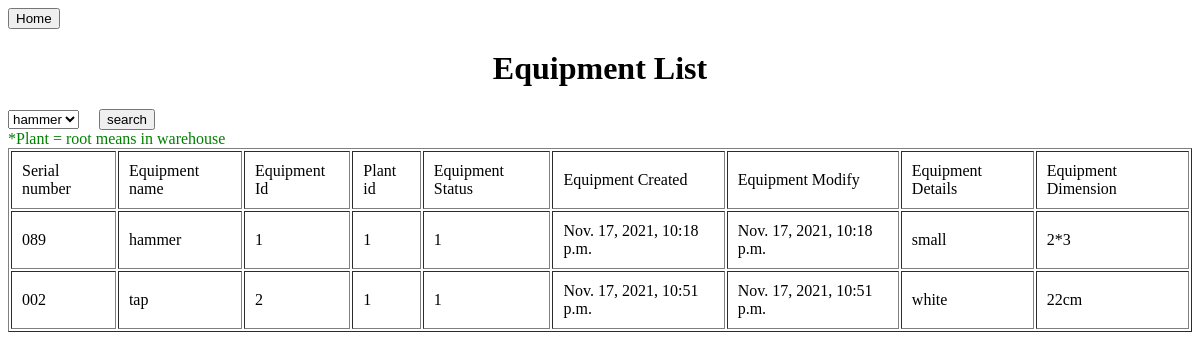
Page /vequepment on the earlier database version.
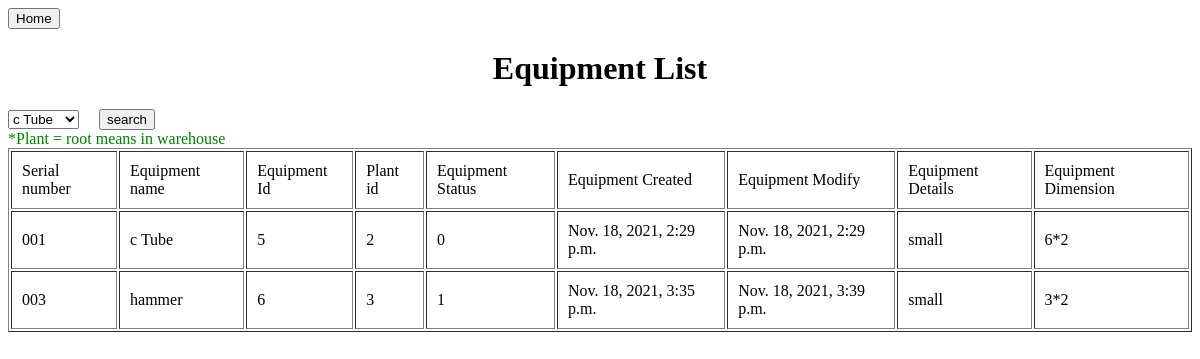
Same page on the later database version.
### moduls/models.py (models this page shows)
class EquepmentMaster(models.Model):
    equepmentid = models.ForeignKey(Equepmentdetails2,on_delete=models.CASCADE)
    equepmentSerialNumbeer = models.CharField(max_length=50,unique=True)
    equepmentcity = models.CharField(max_length=100,default="in ware house")
    plantid = models.ForeignKey(Plant,on_delete=models.CASCADE,null=True)
    status = models.IntegerField(choices=STATUS_CHOICES)
    created = models.DateTimeField(auto_now_add=True)
    modify = models.DateTimeField(auto_now=True)
    details = models.CharField(max_length=200)
    dimension = models.CharField(max_length=50)
    warehouseid =models.ForeignKey(Warehouse,on_delete=models.CASCADE)

class Equepmentdetails2(models.Model):
    equepmentid = models.AutoField(primary_key=True)
    equepmentname = models.CharField(max_length=50)

class Plant(models.Model):
    plantid = models.AutoField(primary_key=True)
    title = models.CharField(max_length=100)
    city = models.CharField(max_length=50,null=True)
    projectid = models.ForeignKey(Project,on_delete=models.CASCADE,null=True)
    created = models.DateTimeField(auto_now_add=True)
    modify = models.DateTimeField(auto_now=True)

### moduls/views.py (the view)
# urls.py: path('vequepment',views.vequepment,name="vequepment"),
def vequepment(request):
    equepmentdata = EquepmentMaster.objects.all()
    if request.method == 'POST':
        t = Equepmentdetails2.objects.get(equepmentid=request.POST['search'])
        fatch =EquepmentMaster.objects.filter(equepmentid=t)
        return render(request,'vequepment.html',{'ed':equepmentdata,'edt':fatch})
    else:
        return render(request, 'vequepment.html',{'ed':equepmentdata,'edt':equepmentdata})

### moduls/templates/vequepment.html (shortened to what this page needs)
<!DOCTYPE html>
<html lang="en">
<head>
</head>
<body>
<div class="logout">
    <form action="{% url 'home'%}" method="post">
    <input type="submit" value="Home">
    </form>
</div>
<center><h1>Equipment List</h1></center>
<form action="{%url 'vequepment'%}" method="post">
    <select name="search">
        {% for a in ed %}
        <option value="{{a.equepmentid.equepmentid}}">{{a.equepmentid.equepmentname}}</option>
        {% endfor %}
    </select>
    <input type="submit" value="search">
</form>
<font color="green">*Plant =  root means in warehouse<br></font>
<table border="1" cellpadding="10">
    <tr>
        <td>Serial number</td>
        <td>Equipment name</td>
        <td>Equipment Id</td>
        <td>Plant id</td>
        <td>Equipment Status</td>
        <td>Equipment Created</td>
        <td>Equipment Modify</td>
        <td>Equipment Details</td>
        <td>Equipment Dimension</td>
    </tr>
    <tr>
        {% for i in edt %}
        <td>{{i.equepmentSerialNumbeer}}</td>
        <td>{{i.equepmentid.equepmentname}}</td>
        <td>{{i.equepmentid.equepmentid}}</td>
        <td>{{i.plantid.plantid}}</td>
        <td>{{i.status}}</td>
        <td>{{i.created}}</td>
        <td>{{i.modify}}</td>
        <td>{{i.details}}</td>
        <td>{{i.dimension}}</td>
    </tr>
    {% endfor %}
</table>
</body>
</html>

Differences in the rows shown:
removed EquepmentMaster: equepmentSerialNumbeer "089", equepmentid.equepmentname "hammer", equepmentid.equepmentid "1", plantid.plantid "1", status "1", created "Nov. 17, 2021, 10:18 p.m.", modify "Nov. 17, 2021, 10:18 p.m.", details "small", dimension "2*3"
changed EquepmentMaster: equepmentSerialNumbeer "002" → "001"; equepmentid.equepmentname "tap" → "c Tube"; equepmentid.equepmentid "2" → "5"; plantid.plantid "1" → "2"; status "1" → "0"; created "Nov. 17, 2021, 10:51 p.m." → "Nov. 18, 2021, 2:29 p.m."; modify "Nov. 17, 2021, 10:51 p.m." → "Nov. 18, 2021, 2:29 p.m."; details "white" → "small"; dimension "22cm" → "6*2"
added EquepmentMaster: equepmentSerialNumbeer "003", equepmentid.equepmentname "hammer", equepmentid.equepmentid "6", plantid.plantid "3", status "1", created "Nov. 18, 2021, 3:35 p.m.", modify "Nov. 18, 2021, 3:39 p.m.", details "small", dimension "3*2"
Other differences:
form field search: "hammer" → "c Tube"
